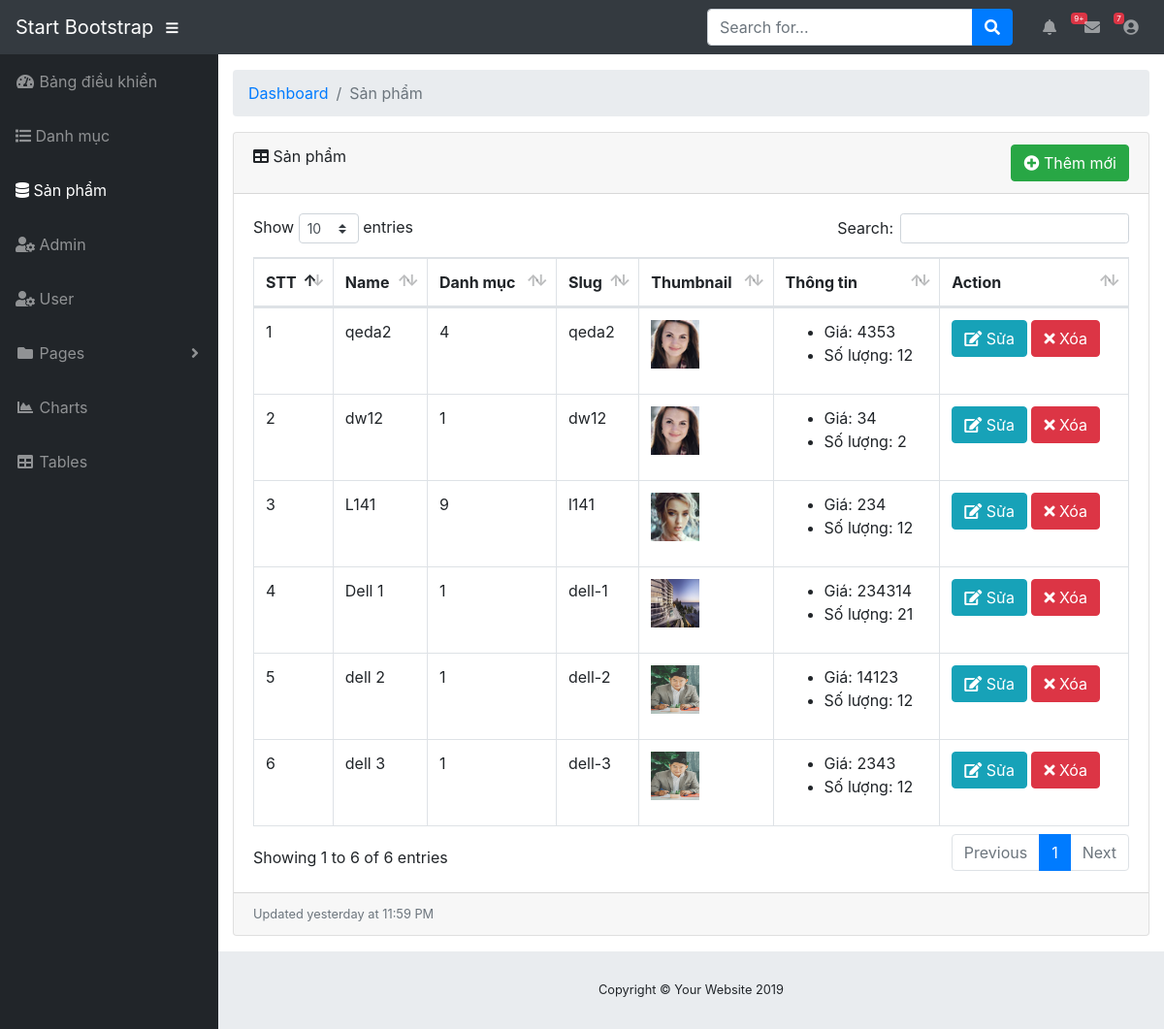
The app's page /admin/modules/product/index.php, older data.
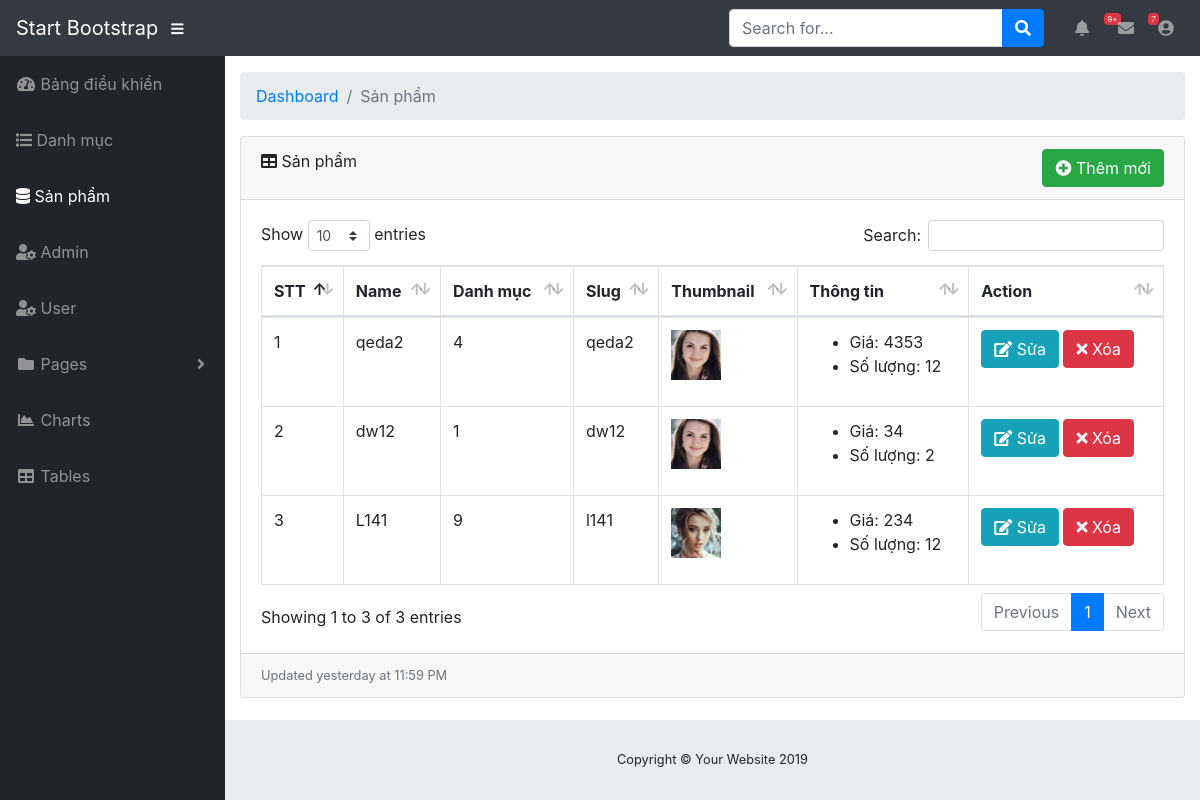
The same page, newer data.
### tables this page shows
CREATE TABLE `product` (
  `id` int(11) NOT NULL,
  `name` varchar(100) DEFAULT NULL,
  `slug` varchar(100) DEFAULT NULL,
  `price` int(11) DEFAULT NULL,
  `sale` tinyint(4) DEFAULT '0',
  `thumbnail` varchar(100) DEFAULT NULL,
  `category_id` int(11) DEFAULT NULL,
  `content` text,
  `number` int(11) DEFAULT NULL,
  `head` int(11) DEFAULT '0',
  `view` int(11) DEFAULT '0',
  `hot` tinyint(4) DEFAULT '0',
  `created_at` timestamp NULL DEFAULT CURRENT_TIMESTAMP,
  `updated_at` timestamp NULL DEFAULT CURRENT_TIMESTAMP ON UPDATE CURRENT_TIMESTAMP
);

### libraries/Database.php (called while the page is built, shortened)
<?php
    class Database
    {
        public $link;
        public function __construct()
        {
            $this->link = mysqli_connect("localhost", "root", "", "web_shop") or die ();
            mysqli_set_charset($this->link,"utf8");
        }
         public function fetchAll($table)
        {
            $sql = "SELECT * FROM {$table} WHERE 1" ;
            $result = mysqli_query($this->link,$sql) or die("Lỗi Truy Vấn fetchAll " .mysqli_error($this->link));
            $data = [];
            if( $result)
            {
                while ($num = mysqli_fetch_assoc($result))
                {
                    $data[] = $num;
                }
            }
            return $data;
        }
    }
?>

### admin/autoload/autoload.php (called while the page is built, shortened)
<?php
	require_once __DIR__. "/../../libraries/Database.php";
   	require_once __DIR__. "/../../libraries/Function.php";
   	$db = new Database ;
?>

### libraries/Function.php (called while the page is built, shortened)
<?php
    function base_url()
    {
        return $url  = "http://localhost/web-shop/";
    }
    function uploads()
    {
        return base_url() . "public/uploads/";
    }
 ?>

### admin/modules/product/index.php (the view, shortened to what the changed rows need)
<?php
   require_once __DIR__. "/../../autoload/autoload.php";
   $product = $db->fetchAll("product");
?>
<?php require_once __DIR__. "/../../layouts/header.php"; ?>
            <div class="container-fluid">
               <div class="card mb-3">
                  <div class="card-body">
                     <div class="table-responsive">
                        <div id="dataTable_wrapper" class="dataTables_wrapper dt-bootstrap4">
                           <div class="row">
                              <div class="col-12">
                                 <table class="table table-bordered dataTable" id="dataTable" width="100%" cellspacing="0" role="grid" aria-describedby="dataTable_info" style="width: 100%;">
                                    <thead>
                                       <tr role="row">
                                          <th class="sorting_asc" tabindex="0" aria-controls="dataTable" rowspan="1" colspan="1" aria-label="Name: activate to sort column descending" aria-sort="ascending">STT</th>
                                          <th class="sorting" tabindex="0" aria-controls="dataTable" rowspan="1" colspan="1" aria-label="Position: activate to sort column ascending">Name</th>
                                          <th class="sorting" tabindex="0" aria-controls="dataTable" rowspan="1" colspan="1" aria-label="Position: activate to sort column ascending">Danh mục</th>
                                          <th class="sorting" tabindex="0" aria-controls="dataTable" rowspan="1" colspan="1" aria-label="Office: activate to sort column ascending">Slug</th>
                                          <th class="sorting" tabindex="0" aria-controls="dataTable" rowspan="1" colspan="1" aria-label="Office: activate to sort column ascending">Thumbnail</th>
                                          <th class="sorting" tabindex="0" aria-controls="dataTable" rowspan="1" colspan="1" aria-label="Office: activate to sort column ascending">Thông tin</th>
                                          <th class="sorting" tabindex="0" aria-controls="dataTable" rowspan="1" colspan="1" aria-label="Age: activate to sort column ascending">Action</th>
                                       </tr>
                                    </thead>
                                    <tbody>
                                       <?php $stt = 1; foreach ($product as $item): ?>
                                          <tr role="row" class="odd">
                                             <td class="sorting_1"><?php echo $stt ?></td>
                                             <td><?php echo $item['name'] ?></td>
                                             <td><?php echo $item['category_id'] ?></td>
                                             <td><?php echo $item['slug'] ?></td>
                                             <td>
                                             	<img src="<?php echo uploads() ?>product/<?php echo $item['thumbnail'] ?>" width="50px" height="50px">
                                             </td>
                                             <td>
                                             	<ul>
                                             		<li>Giá: <?php echo $item['price'] ?></li>
                                             		<li>Số lượng: <?php echo $item['number'] ?></li>
                                             	</ul>
                                             </td>
                                             <td>
                                                <a class="btn btn-xs btn-info" href="edit.php?id=<?php echo $item['id'] ?>"><i class="fa fa-edit"></i> Sửa</a>
                                                <a class="btn btn-xs btn-danger" href="delete.php?id=<?php echo $item['id'] ?>"><i class="fa fa-times"></i> Xóa</a>
                                             </td>
                                          </tr>
                                       <?php $stt++; endforeach ?>
                                    </tbody>
                                 </table>
                              </div>
                           </div>
                        </div>
                     </div>
                  </div>
               </div>
            </div>
 <?php require_once __DIR__. "/../../layouts/footer.php"; ?>

Row changes from the older to the newer data that the page shows:
removed product: name "Dell 1", category "1", slug "dell-1", thumbnail (picture), price "234314", number "21"
removed product: name "dell 2", category "1", slug "dell-2", thumbnail (placeholder picture), price "14123", number "12"
removed product: name "dell 3", category "1", slug "dell-3", thumbnail (placeholder picture), price "2343", number "12"
Text that changed along with them:
text written by a page script: "Show entries Search: Showing 1 to 6 of 6 entries Previous 1 Next" → "Show entries Search: Showing 1 to 3 of 3 entries Previous 1 Next"
